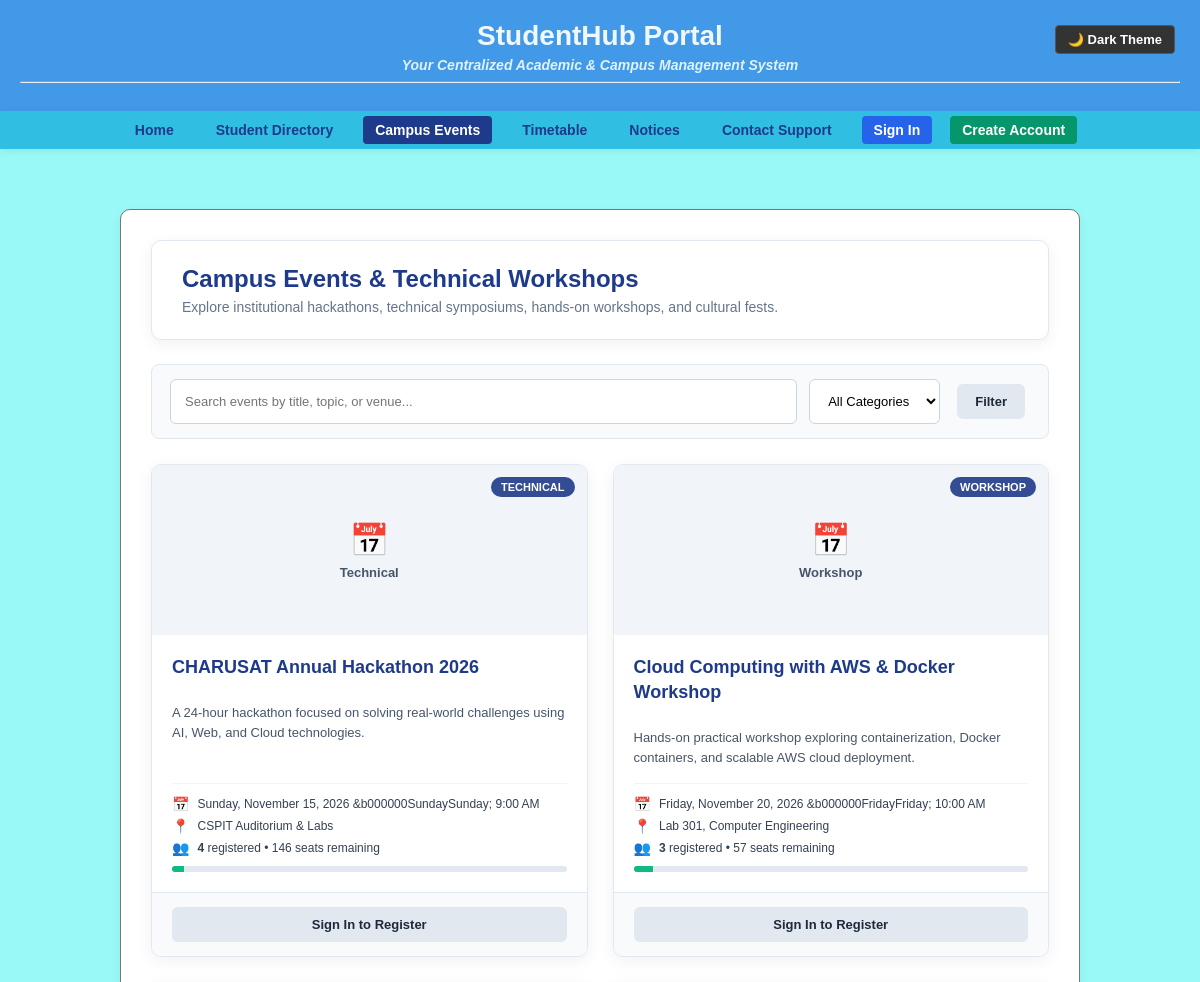
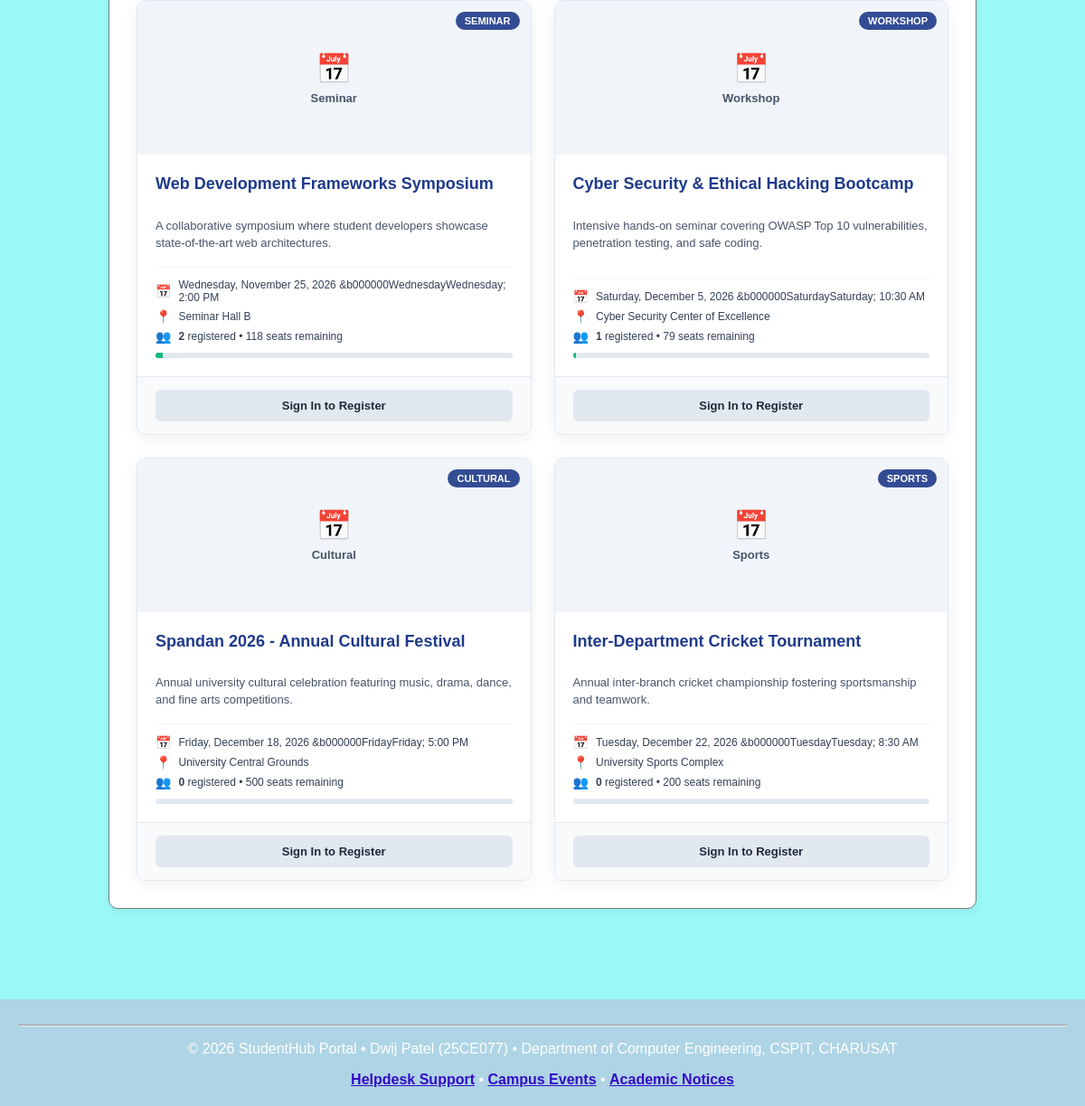
/Final_Practical/events.php, run on the app's committed database (2 pictures, top to bottom).
### tables this page shows
CREATE TABLE `events` (
  `event_id` INT AUTO_INCREMENT NOT NULL,
  `title` VARCHAR(150) NOT NULL,
  `description` TEXT NOT NULL,
  `category` VARCHAR(50) NOT NULL DEFAULT 'Workshop',
  `event_date` DATETIME NOT NULL,
  `venue` VARCHAR(100) NOT NULL,
  `poster_path` VARCHAR(255) DEFAULT NULL,
  `capacity` INT NOT NULL DEFAULT 100,
  `status` ENUM('upcoming', 'completed', 'cancelled') NOT NULL DEFAULT 'upcoming',
  `created_by` VARCHAR(20) DEFAULT NULL,
  `created_at` DATETIME NOT NULL DEFAULT CURRENT_TIMESTAMP,
  PRIMARY KEY (`event_id`),
  KEY `idx_event_date` (`event_date`),
  KEY `idx_event_category` (`category`),
  KEY `idx_event_status` (`status`)
);

### Final_Practical/includes/auth.php (called while the page is built, shortened)
<?php
function is_logged_in(): bool {
    return isset($_SESSION['user_id']) && !empty($_SESSION['user_id']);
}

### Final_Practical/events.php (the view, shortened to what this page needs)
<?php
require_once __DIR__ . '/includes/auth.php';
$pdo = getDB();
$searchQuery    = trim($_GET['q'] ?? '');
$sql = "SELECT e.*, COUNT(r.registration_id) AS attendee_count
        FROM events e
        LEFT JOIN registrations r ON e.event_id = r.event_id AND r.status != 'cancelled'
        WHERE e.status = 'upcoming'";
$params = [];
$sql .= " GROUP BY e.event_id ORDER BY e.event_date ASC";
$stmt = $pdo->prepare($sql);
$stmt->execute($params);
$events = $stmt->fetchAll();
require_once __DIR__ . '/includes/header.php';
?>
<main>
    <section class="events-container">
        <div class="events-header">
            <div>
                <h2>Campus Events &amp; Technical Workshops</h2>
                <p>Explore institutional hackathons, technical symposiums, hands-on workshops, and cultural fests.</p>
            </div>
        </div>
        <form method="GET" action="events.php" class="events-filter-bar">
            <input type="text" name="q" placeholder="Search events by title, topic, or venue..." value="<?= htmlspecialchars($searchQuery, ENT_QUOTES, 'UTF-8') ?>" class="input-search">
            <select name="category" onchange="this.form.submit()" class="select-filter">
                <option value="">All Categories</option>
            </select>
            <button type="submit" class="btn btn-secondary">Filter</button>
        </form>
        <?php if (empty($events)): ?>
            <div class="no-events-box">
                <h3>No upcoming events found</h3>
                <p>Try clearing your search filters or check back later for new announcements.</p>
                <a href="events.php" class="btn btn-secondary">View All Events</a>
            </div>
        <?php else: ?>
            <div class="events-grid">
                <?php foreach ($events as $evt):
                    $isFull       = ((int)$evt['attendee_count'] >= (int)$evt['capacity']);
                    $spotsLeft    = max(0, (int)$evt['capacity'] - (int)$evt['attendee_count']);
                ?>
                    <div class="event-card">
                        <div class="event-card-media">
                            <?php if (!empty($evt['poster_path']) && file_exists(BASE_PATH . DIRECTORY_SEPARATOR . $evt['poster_path'])): ?>
                                <img src="<?= htmlspecialchars($evt['poster_path'], ENT_QUOTES, 'UTF-8') ?>" alt="<?= htmlspecialchars($evt['title'], ENT_QUOTES, 'UTF-8') ?>">
                            <?php else: ?>
                                <div class="event-media-fallback">
                                    <span>📅</span>
                                    <span><?= htmlspecialchars($evt['category'], ENT_QUOTES, 'UTF-8') ?></span>
                                </div>
                            <?php endif; ?>
                            <span class="category-tag"><?= htmlspecialchars($evt['category'], ENT_QUOTES, 'UTF-8') ?></span>
                        </div>
                        <div class="event-card-body">
                            <h3><?= htmlspecialchars($evt['title'], ENT_QUOTES, 'UTF-8') ?></h3>
                            <p class="event-desc"><?= htmlspecialchars($evt['description'], ENT_QUOTES, 'UTF-8') ?></p>
                            <div class="event-details-list">
                                <div class="detail-item">
                                    <span class="detail-icon">📅</span>
                                    <span><?= date('l, F j, Y &bull; g:i A', strtotime($evt['event_date'])) ?></span>
                                </div>
                                <div class="detail-item">
                                    <span class="detail-icon">📍</span>
                                    <span><?= htmlspecialchars($evt['venue'], ENT_QUOTES, 'UTF-8') ?></span>
                                </div>
                                <div class="detail-item">
                                    <span class="detail-icon">👥</span>
                                    <span><strong><?= (int)$evt['attendee_count'] ?></strong> registered &bull; <?= $spotsLeft ?> seats remaining</span>
                                </div>
                            </div>
                            <div class="capacity-bar">
                                <div class="capacity-fill" style="width: <?= min(100, round(($evt['attendee_count'] / max(1, $evt['capacity'])) * 100)) ?>%;"></div>
                            </div>
                        </div>
                        <div class="event-card-footer">
                            <?php if (!$isLoggedIn): ?>
                                <a href="Login.php?redirect=events.php" class="btn btn-secondary btn-block">Sign In to Register</a>
                            <?php elseif ($isFull): ?>
                                <button type="button" class="btn btn-disabled btn-block" disabled>Fully Booked</button>
                            <?php endif; ?>
                        </div>
                    </div>
                <?php endforeach; ?>
            </div>
        <?php endif; ?>
    </section>
</main>
<?php require_once __DIR__ . '/includes/footer.php'; ?>

### Final_Practical/includes/header.php (shortened to what this page needs)
<!DOCTYPE html>
<html lang="en">
<head>
    <link rel="stylesheet" href="Style.css">
</head>
<body>
    <header>
        <div class="header-content">
            <h1>StudentHub Portal</h1>
            <p><i><b>Your Centralized Academic & Campus Management System</b></i></p>
        </div>
        <div class="header-controls">
            <button id="theme-toggle" type="button" aria-label="Toggle dark mode">🌙 Dark Theme</button>
        </div>
        <hr>
    </header>
    <?php require_once __DIR__ . '/nav.php'; ?>

### Final_Practical/includes/nav.php (shortened to what this page needs)
<?php
require_once __DIR__ . '/auth.php';
$isLoggedIn = is_logged_in();
$currentUrl = basename($_SERVER['PHP_SELF'] ?? '');
?>
<nav class="portal-nav" aria-label="Main Navigation">
    <ul class="nav-links" id="nav-links">
        <li><a href="index.html" class="<?= ($currentUrl === 'index.html' || $currentUrl === 'index.php') ? 'active' : '' ?>">Home</a></li>
        <?php if (!$isLoggedIn): ?>
            <li><a href="Directory.html" class="<?= ($currentUrl === 'Directory.html') ? 'active' : '' ?>">Student Directory</a></li>
            <li><a href="events.php" class="<?= ($currentUrl === 'events.php') ? 'active' : '' ?>">Campus Events</a></li>
            <li><a href="Timetable.html" class="<?= ($currentUrl === 'Timetable.html') ? 'active' : '' ?>">Timetable</a></li>
            <li><a href="Notices.html" class="<?= ($currentUrl === 'Notices.html') ? 'active' : '' ?>">Notices</a></li>
            <li><a href="Contact.php" class="<?= ($currentUrl === 'Contact.php' || $currentUrl === 'Contact.html') ? 'active' : '' ?>">Contact Support</a></li>
            <li><a href="Login.php" class="btn-nav-primary <?= ($currentUrl === 'Login.php' || $currentUrl === 'Login.html') ? 'active' : '' ?>">Sign In</a></li>
            <li><a href="Register.php" class="btn-nav-secondary <?= ($currentUrl === 'Register.php' || $currentUrl === 'Register.html') ? 'active' : '' ?>">Create Account</a></li>
        <?php endif; ?>
    </ul>
</nav>

### Final_Practical/includes/footer.php (shortened to what this page needs)
    <footer>
        <hr>
        <p>&copy; <?= date('Y') ?> StudentHub Portal &bull; Dwij Patel (25CE077) &bull; Department of Computer Engineering, CSPIT, CHARUSAT</p>
        <div class="footer-links">
            <a href="Contact.php">Helpdesk Support</a> &bull;
            <a href="events.php">Campus Events</a> &bull;
            <a href="Notices.html">Academic Notices</a>
        </div>
    </footer>
</body>
</html>

### Final_Practical/Style.css (style rules this page uses)
body { font-family: Arial, Helvetica, sans-serif; background-color: #99f9f7; color: rgb(65, 39, 8); margin: 0; padding: 0; transition: background-color 0.3s ease, color 0.3s ease; }
header { background-color: rgb(65, 153, 231); color: aliceblue; text-align: center; padding: 20px; position: relative; }
header h1 { margin: 0 0 5px 0; font-size: 28px; }
header p { margin: 0; font-size: 14px; color: #e0f2fe; }
.header-controls { position: absolute; top: 20px; right: 20px; display: flex; gap: 10px; }
#theme-toggle { background-color: #333; color: #fff; border: 1px solid #555; border-radius: 4px; padding: 6px 12px; cursor: pointer; font-size: 13px; font-weight: bold; }
nav { background-color: #30bfe3; padding: 10px; position: relative; }
nav ul { list-style: none; display: flex; justify-content: center; gap: 30px; margin: 0; padding: 0; flex-wrap: wrap; }
nav a { color: rgb(52, 12, 197); font-weight: bolder; text-decoration: underline; }
main { text-align: center; padding: 40px 20px; max-width: 960px; margin: auto; }
section { background: white; margin: 0 auto 30px auto; border-radius: 10px; border: 1px solid #777; box-shadow: 0 4px 12px rgba(0, 0, 0, 0.05); padding: 30px; box-sizing: border-box; }
button.btn-primary, button { background-color: #aed4e5; color: rgb(65, 39, 8); margin: 5px; padding: 10px 18px; cursor: pointer; font-size: 15px; font-weight: bolder; border: 1px solid #777; border-radius: 4px; transition: background-color 0.2s ease, transform 0.1s ease; }
footer { text-align: center; background-color: #aed4e5; color: white; padding: 20px; margin-top: 40px; }
footer a { color: rgb(52, 12, 197); font-weight: bold; }

### Final_Practical/includes/nav.php (style rules this page uses)
.portal-nav { background-color: #30bfe3; padding: 10px 20px; box-shadow: 0 2px 8px rgba(0,0,0,0.08); }
.portal-nav ul { list-style: none; display: flex; justify-content: center; align-items: center; gap: 18px; margin: 0; padding: 0; flex-wrap: wrap; }
.portal-nav a { color: #1e3a8a; font-weight: 700; text-decoration: none; padding: 6px 12px; border-radius: 4px; transition: all 0.2s ease; font-size: 14px; }
.portal-nav a:hover, .portal-nav a.active { background-color: #1e3a8a; color: #ffffff; }
.btn-nav-primary { background-color: #2563eb !important; color: #ffffff !important; }
.btn-nav-secondary { background-color: #059669 !important; color: #ffffff !important; }

### data on the page
events: category "Technical", category "TECHNICAL", title "CHARUSAT Annual Hackathon 2026", description "A 24-hour hackathon focused on solving real-world challenges using AI, Web, and Cloud technologies.", event_date "Sunday, November 15, 2026 &b000000SundaySunday; 9:00 AM", venue "CSPIT Auditorium & Labs", attendee_count "4", spotsLeft "146"
events: category "Workshop", category "WORKSHOP", title "Cloud Computing with AWS & Docker Workshop", description "Hands-on practical workshop exploring containerization, Docker containers, and scalable AWS cloud deployment.", event_date "Friday, November 20, 2026 &b000000FridayFriday; 10:00 AM", venue "Lab 301, Computer Engineering", attendee_count "3", spotsLeft "57"
events: category "Seminar", category "SEMINAR", title "Web Development Frameworks Symposium", description "A collaborative symposium where student developers showcase state-of-the-art web architectures.", event_date "Wednesday, November 25, 2026 &b000000WednesdayWednesday; 2:00 PM", venue "Seminar Hall B", attendee_count "2", spotsLeft "118"
events: category "Workshop", category "WORKSHOP", title "Cyber Security & Ethical Hacking Bootcamp", description "Intensive hands-on seminar covering OWASP Top 10 vulnerabilities, penetration testing, and safe coding.", event_date "Saturday, December 5, 2026 &b000000SaturdaySaturday; 10:30 AM", venue "Cyber Security Center of Excellence", attendee_count "1", spotsLeft "79"
events: category "Cultural", category "CULTURAL", title "Spandan 2026 - Annual Cultural Festival", description "Annual university cultural celebration featuring music, drama, dance, and fine arts competitions.", event_date "Friday, December 18, 2026 &b000000FridayFriday; 5:00 PM", venue "University Central Grounds", attendee_count "0", capacity "500"
events: category "Sports", category "SPORTS", title "Inter-Department Cricket Tournament", description "Annual inter-branch cricket championship fostering sportsmanship and teamwork.", event_date "Tuesday, December 22, 2026 &b000000TuesdayTuesday; 8:30 AM", venue "University Sports Complex", attendee_count "0", capacity "200"
